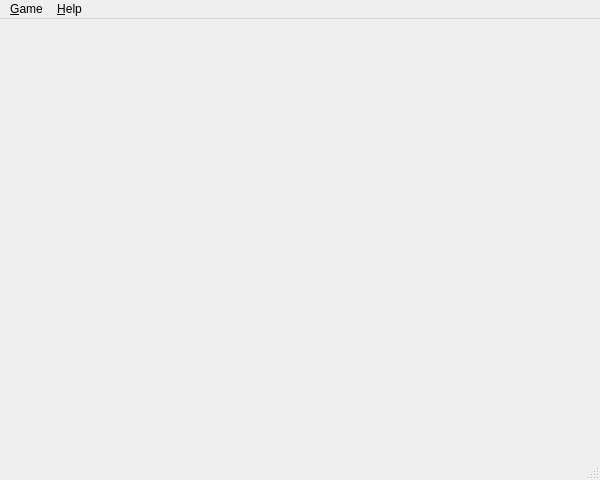
<?xml version="1.0" encoding="UTF-8"?>
<ui version="4.0">
 <class>StackAndConquer</class>
 <widget class="QMainWindow" name="StackAndConquer">
  <property name="geometry">
   <rect>
    <x>0</x>
    <y>0</y>
    <width>600</width>
    <height>480</height>
   </rect>
  </property>
  <property name="windowTitle">
   <string notr="true">StackAndConquer</string>
  </property>
  <property name="windowIcon">
   <iconset resource="data/data.qrc">
    <normaloff>:/stackandconquer.png</normaloff>:/stackandconquer.png</iconset>
  </property>
  <property name="locale">
   <locale language="English" country="UnitedKingdom"/>
  </property>
  <widget class="QWidget" name="centralWidget"/>
  <widget class="QMenuBar" name="menuBar">
   <property name="geometry">
    <rect>
     <x>0</x>
     <y>0</y>
     <width>600</width>
     <height>30</height>
    </rect>
   </property>
   <widget class="QMenu" name="menuGame">
    <property name="title">
     <string>&amp;Game</string>
    </property>
    <addaction name="action_NewGame"/>
    <addaction name="action_LoadGame"/>
    <addaction name="action_SaveGame"/>
    <addaction name="separator"/>
    <addaction name="action_Preferences"/>
    <addaction name="separator"/>
    <addaction name="action_Quit"/>
   </widget>
   <widget class="QMenu" name="menu_Help">
    <property name="title">
     <string>&amp;Help</string>
    </property>
    <addaction name="action_Rules"/>
    <addaction name="separator"/>
    <addaction name="action_ReportBug"/>
    <addaction name="action_Info"/>
   </widget>
   <addaction name="menuGame"/>
   <addaction name="menu_Help"/>
  </widget>
  <widget class="QStatusBar" name="statusBar"/>
  <action name="action_NewGame">
   <property name="icon">
    <iconset theme="document-new">
     <normalon>:/menu/document-new.png</normalon>
    </iconset>
   </property>
   <property name="text">
    <string>&amp;New game</string>
   </property>
   <property name="toolTip">
    <string>New game</string>
   </property>
  </action>
  <action name="action_Quit">
   <property name="icon">
    <iconset theme="application-exit">
     <normalon>:/menu/system-log-out.png</normalon>
    </iconset>
   </property>
   <property name="text">
    <string>&amp;Quit</string>
   </property>
  </action>
  <action name="action_Info">
   <property name="icon">
    <iconset theme="help-about">
     <normalon>:/menu/help-browser.png</normalon>
    </iconset>
   </property>
   <property name="text">
    <string>&amp;About</string>
   </property>
  </action>
  <action name="action_SaveGame">
   <property name="enabled">
    <bool>false</bool>
   </property>
   <property name="icon">
    <iconset theme="document-save">
     <normalon>:/menu/document-save.png</normalon>
    </iconset>
   </property>
   <property name="text">
    <string>&amp;Save game</string>
   </property>
   <property name="toolTip">
    <string>Save game</string>
   </property>
  </action>
  <action name="action_LoadGame">
   <property name="icon">
    <iconset theme="document-open">
     <normalon>:/menu/document-open.png</normalon>
    </iconset>
   </property>
   <property name="text">
    <string>&amp;Load game</string>
   </property>
   <property name="toolTip">
    <string>Load game</string>
   </property>
  </action>
  <action name="action_ReportBug">
   <property name="text">
    <string>Report &amp;bug</string>
   </property>
  </action>
  <action name="action_Preferences">
   <property name="icon">
    <iconset theme="preferences-system">
     <normalon>:/menu/preferences-system.png</normalon>
    </iconset>
   </property>
   <property name="text">
    <string>S&amp;ettings</string>
   </property>
  </action>
  <action name="action_Rules">
   <property name="text">
    <string>&amp;Rules</string>
   </property>
  </action>
 </widget>
 <layoutdefault spacing="6" margin="11"/>
 <resources>
  <include location="data/data.qrc"/>
 </resources>
 <connections/>
</ui>
